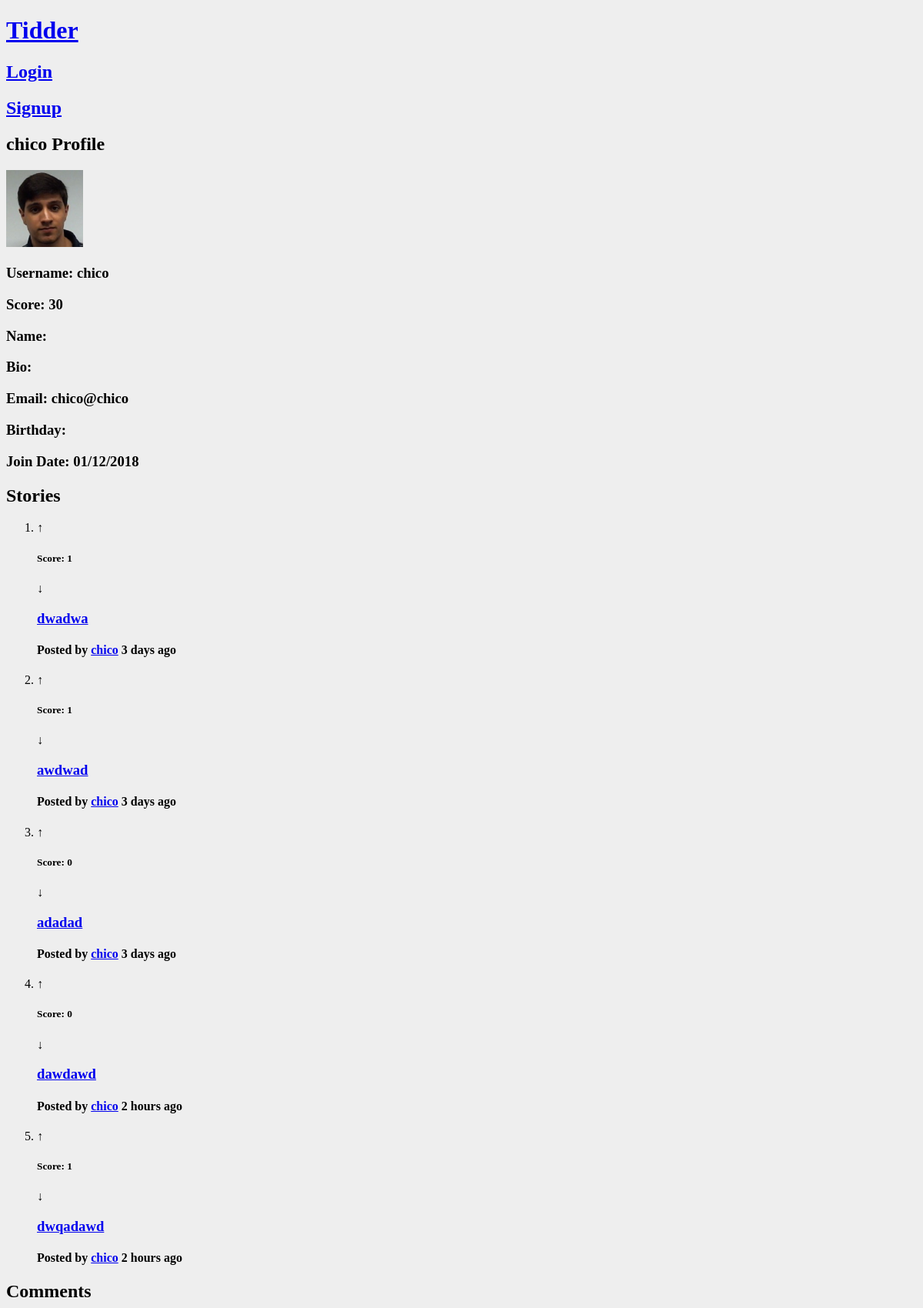
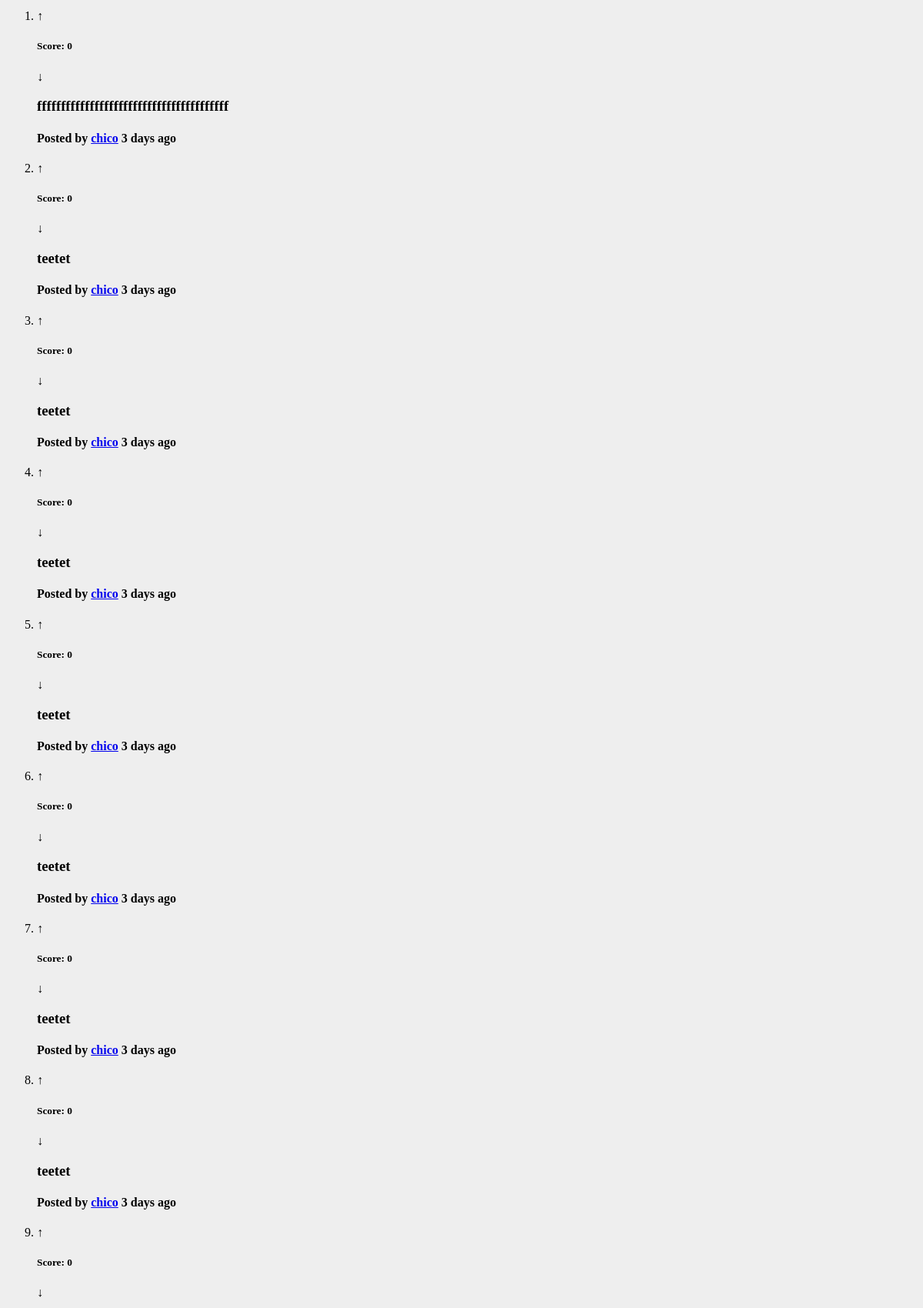
The app's page /pages/profile.php?username=chico (upper part) with its own data (2 pictures, top to bottom).
### tables this page shows
CREATE TABLE user (
    user_id INTEGER NOT NULL PRIMARY KEY AUTOINCREMENT,
    username VARCHAR NOT NULL UNIQUE,
    email VARCHAR NOT NULL UNIQUE,
    password VARCHAR NOT NULL,
    realname VARCHAR,
    birthday DATE,
    join_date DATE NOT NULL,
	bio VARCHAR
);

CREATE TABLE opinion (
    opinion_id INTEGER NOT NULL PRIMARY KEY AUTOINCREMENT,
	parent_id INTEGER REFERENCES opinion(opinion_id),
    opinion_title VARCHAR,
    opinion_text VARCHAR NOT NULL,
	posted DATETIME NOT NULL,
    user_id INTEGER NOT NULL REFERENCES user
);

### database/db_user.php (called while the page is built, shortened)
<?php
	function getUserInfo(&$user_id, $username, &$realname, &$email, &$birthday, &$join_date, &$bio) {
		$db = Database::instance()->db();
		$stmt = $db->prepare('SELECT * FROM user WHERE username = ?');
		$stmt->execute(array($username));
		$user = $stmt->fetch();
		$email = $user['email'];
		$join_date = $user['join_date'];
	}
?>

### database/db_story.php (called while the page is built, shortened)
<?php
	function getStories($user_id){
		$db = Database::instance()->db();
		$stmt = $db->prepare('SELECT * FROM opinion WHERE user_id = ? AND parent_id IS NULL');
		$stmt->execute(array($user_id));
		return $stmt->fetchAll();
	}
	function getComments($user_id){
		$db = Database::instance()->db();
		$stmt = $db->prepare('SELECT * FROM opinion WHERE user_id = ? AND parent_id NOT NULL');
		$stmt->execute(array($user_id));
		return $stmt->fetchAll();
	}
?>

### database/db_vote.php (called while the page is built, shortened)
<?php
	function getScore($opinion_id){
		$db = Database::instance()->db();
		$stmt = $db->prepare('SELECT count(*) AS score FROM vote WHERE opinion_id = ? AND value = 1');
		$stmt->execute(array($opinion_id));
		$upvotes = $stmt->fetch()['score'];
		$stmt = $db->prepare('SELECT count(*) AS score FROM vote WHERE opinion_id = ? AND value = -1');
		$stmt->execute(array($opinion_id));
		$downvotes = $stmt->fetch()['score'];
		return $upvotes - $downvotes;
	}
?>

### includes/date.php (called while the page is built, shortened)
<?php
	function formatDate($date){
		if($date == '')
			return '';
		else {
			$time = strtotime($date);
			return date("d/m/Y",$time);
		}
	}
	function deltaTime($now, $date){
		$time = strtotime($date);
		$delta = $now - $time;
		if(!floor($delta/86400)){
			$time_word = (floor($delta/3600) == 1 ? ' hour ' : ' hours ');
			return floor($delta/3600).$time_word.'ago';
		}
		if(!floor($delta/2592000)){
			$time_word = (floor($delta/86400) == 1 ? ' day ' : ' days ');
			return floor($delta/86400).$time_word.'ago';
		}
		$time_word = (floor($delta/31104000) == 1 ? ' year ' : ' years ');
		return floor($delta/31104000).$time_word.'ago';
	}
?>

### templates/tpl_comments.php (the view, shortened to what this page needs)
<?php
	function draw_comments($comments, $not_profile){
		global $story_id?>
        <section id="comments">
		<header>
			<h2>Comments</h2>
		</header>
		?><ol><?php
		    foreach($comments as $comment)
				draw_comment($comment);
		?>
	    </ol>
		</section>
        <?php } ?>
    <?php function draw_comment($comment) {
		global $now;?>
		<li>
        <article class="comment" data-id="<?=$comment['opinion_id']?>">
			<div class="upvote" role="button" data-value="<?=$comment['vote']?>">&#8593;</div>
			<h5>Score: <?=$comment['score']?></h5>
			<div class="downvote" role="button" data-value="<?=$comment['vote']?>">&#8595;</div>
			<h3><?=$comment['opinion_text']?></a></h3>
			<h4>Posted by <a href="<?='profile.php?username='.urlencode($comment['username'])?>"><?=$comment['username']?></a> <?=deltaTime($now, $comment['posted'])?></h4>
		</article>
		</li>
    <?php } ?>

### pages/profile.php (shortened to what this page needs)
<?php
	include_once('../includes/date.php');
	include_once('../database/db_user.php');
	include_once('../database/db_story.php');
	include_once('../database/db_vote.php');
	include_once('../templates/tpl_common.php');
	include_once('../templates/tpl_stories.php');
	include_once('../templates/tpl_comments.php');
	$username = urldecode($_GET['username']);
	getUserInfo($user_id, $username, $realname, $email, $birthday, $join_date, $bio);
	$stories = getStories($user_id);
	$comments = getComments($user_id);
	$now = time();
	$score = 0;
	for($i = 0; $i < count($stories); $i++){
		$stories[$i]['username'] = $username;
		$stories[$i]['score'] = getScore($stories[$i]['opinion_id']);
		$score += $stories[$i]['score'];
	}
	for($i = 0; $i < count($comments); $i++){
		$comments[$i]['username'] = $username;
		$comments[$i]['score'] = getScore($comments[$i]['opinion_id']);
		$score += $comments[$i]['score'];
	}
	$formatted_birthday = formatDate($birthday);
	$formatted_join_date = formatDate($join_date);
	$path = "../pictures/".$user_id.".jpeg";
	$alt = $user_id." Profile Pic";
	if(!file_exists($path))
		$path = "../pictures/".$user_id.".jpg";
	if(!file_exists($path))
		$path = "../pictures/".$user_id.".png";
?>
	<h2><?=$username?> Profile</h2>
	<h3><img src=<?=$path?> alt=<?=$alt?> width="100" height="100"></h3>
	<h3>Username: <?=$username?></h3>
	<h3>Score: <?=$score?></h3>
	<h3>Name: <?=$realname?></h3>
	<h3>Bio: <?=$bio?></h3>
	<h3>Email: <?=$email?></h3>
	<h3>Birthday: <?=$formatted_birthday?></h3>
	<h3>Join Date: <?=$formatted_join_date?></h3>
<section id="stories">
	<?php
	draw_stories($stories, false);
?>
</section>
<section id="comments">
	<?php
	draw_comments($comments,false);
?>
</section>

### templates/tpl_stories.php (shortened to what this page needs)
<?php function draw_stories($stories, $not_profile){ ?>
        <section id="stories">
		<header>
			<h2>Stories</h2>
		</header>
		<ol>
        <?php
            foreach($stories as $story)
				draw_story($story);
		?>
		<?php
		} ?>
    <?php function draw_story($story) {
		global $now;?>
		<li>
        <article class="story" data-id="<?=$story['opinion_id']?>">
				<div class="upvote" role="button" data-value="<?=$story['vote']?>">&#8593;</div>
				<h5>Score: <?=$story['score']?></h5>
				<div class="downvote" role="button" data-value="<?=$story['vote']?>">&#8595;</div>
				<h3><a href="story.php?story_id=<?=$story['opinion_id']?>"><?=$story['opinion_title']?></a></h3>
				<h4>Posted by <a href="<?='profile.php?username='.urlencode($story['username'])?>"><?=$story['username']?></a> <?=deltaTime($now, $story['posted'])?></h4>
		</article>
		</li>
    <?php } ?>

### css/style.css (style rules this page uses)
body { background-color: #eee; }

### records on screen
user: email "chico@chico", join_date "01/12/2018"
opinion: user "1", opinion_title "dwadwa", username "chico", posted "3 days ago"
opinion: user "1", opinion_title "awdwad", username "chico", posted "3 days ago"
opinion: score "0", opinion_title "adadad", username "chico", posted "3 days ago"
opinion: score "0", opinion_title "dawdawd", username "chico", posted "2 hours ago"
opinion: user "1", opinion_title "dwqadawd", username "chico", posted "2 hours ago"
opinion: score "0", opinion_text "ffffffffffffffffffffffffffffffffffffffff", username "chico", posted "3 days ago"
opinion: score "0", opinion_text "teetet", username "chico", posted "3 days ago"
opinion: score "0", opinion_text "teetet", username "chico", posted "3 days ago"
opinion: score "0", opinion_text "teetet", username "chico", posted "3 days ago"
opinion: score "0", opinion_text "teetet", username "chico", posted "3 days ago"
opinion: score "0", opinion_text "teetet", username "chico", posted "3 days ago"
opinion: score "0", opinion_text "teetet", username "chico", posted "3 days ago"
opinion: score "0", opinion_text "teetet", username "chico", posted "3 days ago"
opinion: score "0"

### other values on screen
$username "chico"
$score "30"
